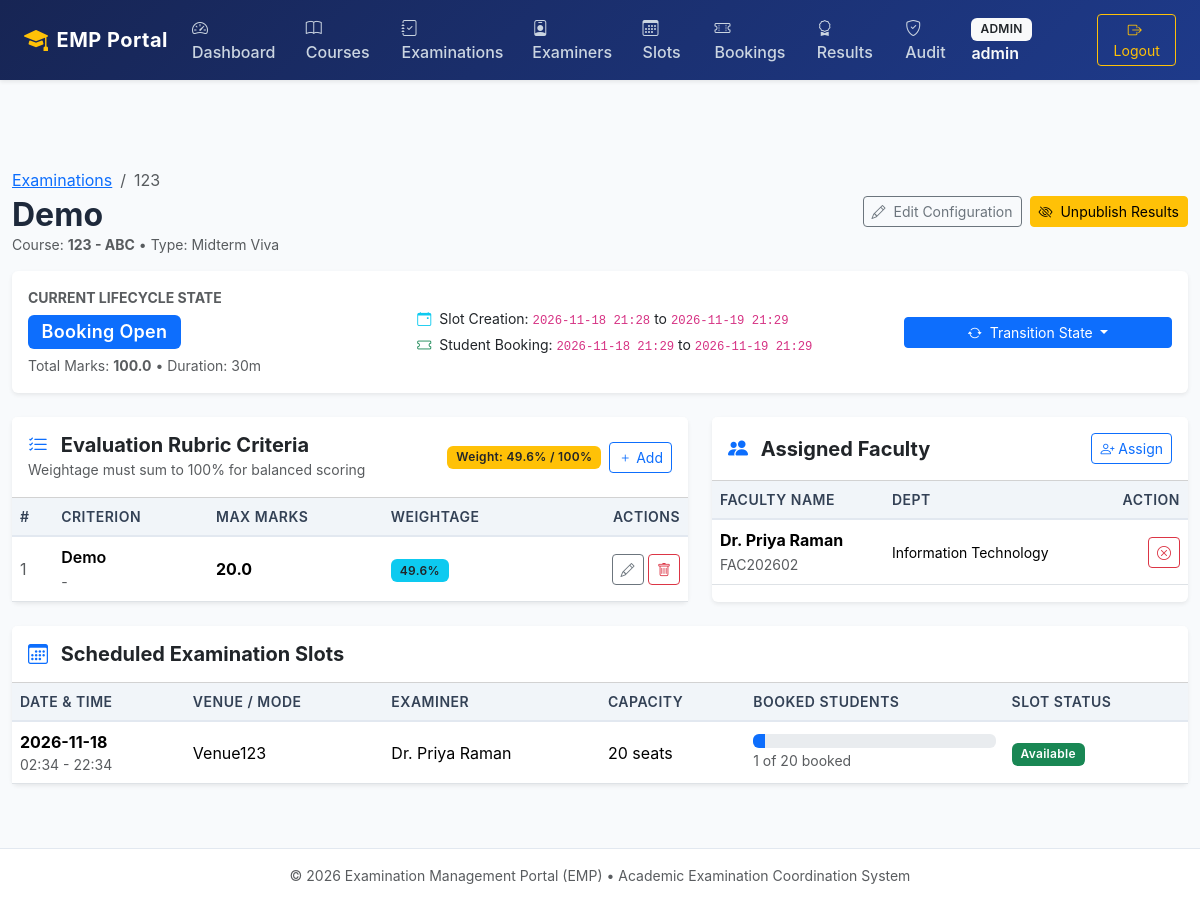
The page /admin/examinations/6 (signed in) on the database its author committed.
### tables this page shows
CREATE TABLE courses (
    id INTEGER PRIMARY KEY AUTOINCREMENT,
    code VARCHAR(20) UNIQUE NOT NULL,
    name VARCHAR(150) NOT NULL,
    description TEXT,
    is_active INTEGER NOT NULL DEFAULT 1,
    created_at TIMESTAMP NOT NULL DEFAULT CURRENT_TIMESTAMP
);

CREATE TABLE examinations (
    id INTEGER PRIMARY KEY AUTOINCREMENT,
    course_id INTEGER NOT NULL,
    title VARCHAR(150) NOT NULL,
    exam_type VARCHAR(50) NOT NULL,
    duration_minutes INTEGER NOT NULL,
    max_marks REAL NOT NULL,
    slot_creation_start TIMESTAMP NOT NULL,
    slot_creation_end TIMESTAMP NOT NULL,
    booking_start TIMESTAMP NOT NULL,
    booking_end TIMESTAMP NOT NULL,
    status VARCHAR(20) NOT NULL DEFAULT 'draft' CHECK(status IN ('draft', 'slot_creation', 'booking_open', 'closed', 'completed')),
    created_at TIMESTAMP NOT NULL DEFAULT CURRENT_TIMESTAMP,
    FOREIGN KEY (course_id) REFERENCES courses(id) ON DELETE RESTRICT
);

CREATE TABLE examination_rubrics (
    id INTEGER PRIMARY KEY AUTOINCREMENT,
    examination_id INTEGER NOT NULL,
    criterion_name VARCHAR(120) NOT NULL,
    description TEXT,
    max_marks REAL NOT NULL,
    weightage REAL NOT NULL, -- percentage e.g. 25.0
    display_order INTEGER NOT NULL DEFAULT 0,
    FOREIGN KEY (examination_id) REFERENCES examinations(id) ON DELETE CASCADE
);

CREATE TABLE examiner_profiles (
    id INTEGER PRIMARY KEY AUTOINCREMENT,
    user_id INTEGER UNIQUE NOT NULL,
    employee_id VARCHAR(50) UNIQUE NOT NULL,
    full_name VARCHAR(120) NOT NULL,
    department VARCHAR(100) NOT NULL,
    designation VARCHAR(100) NOT NULL,
    phone VARCHAR(30),
    approval_status VARCHAR(20) NOT NULL DEFAULT 'pending' CHECK(approval_status IN ('pending', 'approved', 'rejected')),
    approved_at TIMESTAMP,
    approved_by INTEGER,
    FOREIGN KEY (user_id) REFERENCES users(id) ON DELETE CASCADE,
    FOREIGN KEY (approved_by) REFERENCES users(id) ON DELETE SET NULL
);

CREATE TABLE examination_slots (
    id INTEGER PRIMARY KEY AUTOINCREMENT,
    examination_id INTEGER NOT NULL,
    examiner_id INTEGER NOT NULL,
    slot_date DATE NOT NULL,
    start_time TIME NOT NULL,
    end_time TIME NOT NULL,
    venue_or_link VARCHAR(150) NOT NULL,
    capacity INTEGER NOT NULL CHECK(capacity > 0),
    booked_count INTEGER NOT NULL DEFAULT 0 CHECK(booked_count >= 0),
    status VARCHAR(20) NOT NULL DEFAULT 'available' CHECK(status IN ('available', 'full', 'cancelled')),
    created_at TIMESTAMP NOT NULL DEFAULT CURRENT_TIMESTAMP,
    FOREIGN KEY (examination_id) REFERENCES examinations(id) ON DELETE RESTRICT,
    FOREIGN KEY (examiner_id) REFERENCES users(id) ON DELETE RESTRICT
);

### app/routes/admin.py (the view)
@admin_bp.route('/examinations/<int:exam_id>')
def exam_detail(exam_id):
    exam = get_examination_by_id(exam_id)
    if not exam:
        flash('Examination not found.', 'danger')
        return redirect(url_for('admin.examinations'))
    rubrics = get_rubrics_by_exam(exam_id)
    total_weight = get_total_weightage(exam_id)
    assigned_examiners = get_assigned_examiners(exam_id)
    all_approved_examiners = list_examiners(approval_status='approved')
    slots = get_slots(examination_id=exam_id)
    evaluations = get_all_evaluations_for_exam(exam_id)
    return render_template(
        'admin/exam_detail.html',
        exam=exam,
        rubrics=rubrics,
        total_weight=total_weight,
        assigned_examiners=assigned_examiners,
        all_examiners=all_approved_examiners,
        slots=slots,
        evaluations=evaluations
    )

### app/templates/admin/exam_detail.html (shortened to what this page needs)
{% extends "base.html" %}
{% block content %}
<div class="d-flex justify-content-between align-items-center mb-3">
    <div>
        <nav aria-label="breadcrumb">
            <ol class="breadcrumb mb-1">
                <li class="breadcrumb-item"><a href="{{ url_for('admin.examinations') }}">Examinations</a></li>
                <li class="breadcrumb-item active">{{ exam.course_code }}</li>
            </ol>
        </nav>
        <h2 class="fw-bold mb-0">{{ exam.title }}</h2>
        <div class="text-muted small">Course: <strong>{{ exam.course_code }} - {{ exam.course_name }}</strong> &bull; Type: {{ exam.exam_type }}</div>
    </div>
    <div class="d-flex align-items-center gap-2">
        <button type="button" class="btn btn-outline-secondary btn-sm" data-bs-toggle="modal" data-bs-target="#editExamModal">
            <i class="bi bi-pencil me-1"></i> Edit Configuration
        </button>
        {% if exam.is_published %}
            <form method="POST" action="{{ url_for('admin.unpublish_results', exam_id=exam.id) }}" class="d-inline">
                <button type="submit" class="btn btn-warning btn-sm" onclick="return confirm('Hide results from students?');">
                    <i class="bi bi-eye-slash me-1"></i> Unpublish Results
                </button>
            </form>
        {% endif %}
    </div>
</div>
<div class="card shadow-sm border-0 mb-4 timeline-card">
    <div class="card-body">
        <div class="row align-items-center">
            <div class="col-md-4">
                <div class="small text-muted text-uppercase fw-bold">Current Lifecycle State</div>
                <div class="fs-4 my-1">{{ exam.status | status_badge | safe }}</div>
                <small class="text-muted">Total Marks: <strong>{{ exam.max_marks }}</strong> &bull; Duration: {{ exam.duration_minutes }}m</small>
            </div>
            <div class="col-md-5">
                <div class="small">
                    <div><i class="bi bi-calendar-event text-info me-1"></i> Slot Creation: <code>{{ exam.slot_creation_start | datetime_format }}</code> to <code>{{ exam.slot_creation_end | datetime_format }}</code></div>
                    <div class="mt-1"><i class="bi bi-ticket text-success me-1"></i> Student Booking: <code>{{ exam.booking_start | datetime_format }}</code> to <code>{{ exam.booking_end | datetime_format }}</code></div>
                </div>
            </div>
            <div class="col-md-3 text-end">
                <div class="dropdown">
                    <button class="btn btn-primary dropdown-toggle btn-sm w-100" type="button" data-bs-toggle="dropdown">
                        <i class="bi bi-arrow-repeat me-1"></i> Transition State
                    </button>
                </div>
            </div>
        </div>
    </div>
</div>
<div class="row g-4 mb-4">
    <div class="col-lg-7">
        <div class="card shadow-sm border-0 h-100">
            <div class="card-header bg-white d-flex justify-content-between align-items-center py-3">
                <div>
                    <h5 class="fw-bold mb-0"><i class="bi bi-list-check text-primary me-2"></i> Evaluation Rubric Criteria</h5>
                    <small class="text-muted">Weightage must sum to 100% for balanced scoring</small>
                </div>
                <div class="d-flex align-items-center gap-2">
                    <span class="badge {% if total_weight == 100.0 %}bg-success{% else %}bg-warning text-dark{% endif %}">
                        Weight: {{ total_weight }}% / 100%
                    </span>
                    <button class="btn btn-outline-primary btn-sm" data-bs-toggle="modal" data-bs-target="#addRubricModal">
                        <i class="bi bi-plus"></i> Add
                    </button>
                </div>
            </div>
            <div class="card-body p-0">
                <div class="table-responsive">
                    <table class="table table-hover table-emp align-middle mb-0">
                        <thead>
                            <tr>
                                <th>#</th>
                                <th>Criterion</th>
                                <th>Max Marks</th>
                                <th>Weightage</th>
                                <th class="text-end">Actions</th>
                            </tr>
                        </thead>
                        <tbody>
                            {% for r in rubrics %}
                            <tr>
                                <td class="text-muted">{{ r.display_order }}</td>
                                <td>
                                    <div class="fw-semibold">{{ r.criterion_name }}</div>
                                    <small class="text-muted">{{ r.description or '-' }}</small>
                                </td>
                                <td class="fw-bold">{{ r.max_marks }}</td>
                                <td><span class="badge bg-info text-dark">{{ r.weightage }}%</span></td>
                                <td class="text-end">
                                    <button class="btn btn-sm btn-outline-secondary" data-bs-toggle="modal" data-bs-target="#editRubricModal{{ r.id }}">
                                        <i class="bi bi-pencil"></i>
                                    </button>
                                    <form method="POST" action="{{ url_for('admin.delete_rubric', rubric_id=r.id) }}" class="d-inline"
                                          onsubmit="return confirm('Remove criterion {{ r.criterion_name }}?');">
                                        <button class="btn btn-sm btn-outline-danger"><i class="bi bi-trash"></i></button>
                                    </form>
                                </td>
                            </tr>
                            {% endfor %}
                        </tbody>
                    </table>
                </div>
            </div>
        </div>
    </div>
    <div class="col-lg-5">
        <div class="card shadow-sm border-0 h-100">
            <div class="card-header bg-white d-flex justify-content-between align-items-center py-3">
                <h5 class="fw-bold mb-0"><i class="bi bi-people-fill text-primary me-2"></i> Assigned Faculty</h5>
                <button class="btn btn-outline-primary btn-sm" data-bs-toggle="modal" data-bs-target="#assignExaminerModal">
                    <i class="bi bi-person-plus"></i> Assign
                </button>
            </div>
            <div class="card-body p-0">
                <div class="table-responsive">
                    <table class="table table-hover table-emp align-middle mb-0">
                        <thead>
                            <tr>
                                <th>Faculty Name</th>
                                <th>Dept</th>
                                <th class="text-end">Action</th>
                            </tr>
                        </thead>
                        <tbody>
                            {% for ex in assigned_examiners %}
                            {% if ex.is_active %}
                            <tr>
                                <td>
                                    <div class="fw-bold">{{ ex.full_name }}</div>
                                    <small class="text-muted">{{ ex.employee_id }}</small>
                                </td>
                                <td class="small">{{ ex.department }}</td>
                                <td class="text-end">
                                    <form method="POST" action="{{ url_for('admin.unassign_examiner', exam_id=exam.id) }}" class="d-inline"
                                          onsubmit="return confirm('Deactivate assignment for {{ ex.full_name }}?');">
                                        <button class="btn btn-sm btn-outline-danger" title="Unassign"><i class="bi bi-x-circle"></i></button>
                                    </form>
                                </td>
                            </tr>
                            {% endif %}
                            {% else %}
                            <tr>
                                <td colspan="3" class="text-center py-4 text-muted">No faculty examiners assigned to this exam yet.</td>
                            </tr>
                            {% endfor %}
                        </tbody>
                    </table>
                </div>
            </div>
        </div>
    </div>
</div>
<div class="card shadow-sm border-0 mb-4">
    <div class="card-header bg-white py-3">
        <h5 class="fw-bold mb-0"><i class="bi bi-calendar3 text-primary me-2"></i> Scheduled Examination Slots</h5>
    </div>
    <div class="card-body p-0">
        <div class="table-responsive">
            <table class="table table-hover table-emp align-middle mb-0">
                <thead>
                    <tr>
                        <th>Date & Time</th>
                        <th>Venue / Mode</th>
                        <th>Examiner</th>
                        <th>Capacity</th>
                        <th>Booked Students</th>
                        <th>Slot Status</th>
                    </tr>
                </thead>
                <tbody>
                    {% for s in slots %}
                    <tr>
                        <td>
                            <strong>{{ s.slot_date }}</strong>
                            <div class="small text-muted">{{ s.start_time }} - {{ s.end_time }}</div>
                        </td>
                        <td>{{ s.venue_or_link }}</td>
                        <td>{{ s.examiner_name }}</td>
                        <td>{{ s.capacity }} seats</td>
                        <td>
                            <div class="progress" style="height: 14px;">
                                <div class="progress-bar {% if s.booked_count >= s.capacity %}bg-danger{% else %}bg-primary{% endif %}"
                                     style="width: {{ (s.booked_count / s.capacity * 100) | round }}%;">
                                </div>
                            </div>
                            <small class="text-muted">{{ s.booked_count }} of {{ s.capacity }} booked</small>
                        </td>
                        <td>{{ s.status | status_badge | safe }}</td>
                    </tr>
                    {% else %}
                    <tr>
                        <td colspan="6" class="text-center py-4 text-muted">No slots created for this examination yet.</td>
                    </tr>
                    {% endfor %}
                </tbody>
            </table>
        </div>
    </div>
</div>
{% endblock %}

### rows shown on the page
courses: course_code "123", course_name "ABC"
examinations: title "Demo", exam_type "Midterm Viva", status|status_badge "Booking Open", max_marks "100.0", duration_minutes "30", slot_creation_start "2026-11-18 21:28", slot_creation_end "2026-11-19 21:29", booking_start "2026-11-18 21:29", booking_end "2026-11-19 21:29"
examination_rubrics: display_order "1", criterion_name "Demo", description "-", max_marks "20.0", weightage "49.6"
examiner_profiles: full_name "Dr. Priya Raman", employee_id "FAC202602", department "Information Technology"
examination_slots: slot_date "2026-11-18", start_time "02:34", end_time "22:34", venue_or_link "Venue123", examiner_name "Dr. Priya Raman", capacity "20", booked_count "1", status|status_badge "Available"

### other values the page prints
{{ current_user.role }} "ADMIN"
{{ current_user.username }} "admin"
{{ total_weight }} "49.6"
